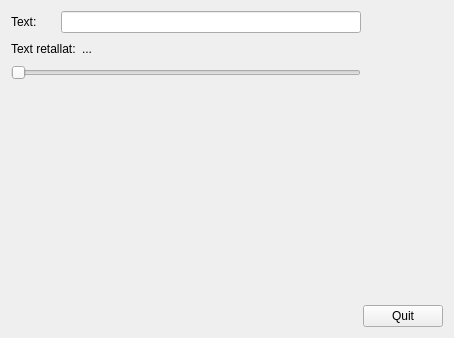
<?xml version="1.0" encoding="UTF-8"?>
<ui version="4.0">
 <class>MyForm</class>
 <widget class="QWidget" name="MyForm">
  <property name="geometry">
   <rect>
    <x>0</x>
    <y>0</y>
    <width>454</width>
    <height>338</height>
   </rect>
  </property>
  <property name="windowTitle">
   <string>Form</string>
  </property>
  <layout class="QVBoxLayout" name="verticalLayout_3">
   <item>
    <layout class="QHBoxLayout" name="horizontalLayout_4">
     <item>
      <layout class="QVBoxLayout" name="verticalLayout_2">
       <item>
        <layout class="QHBoxLayout" name="horizontalLayout_2">
         <item>
          <widget class="MyLabel" name="label_2">
           <property name="text">
            <string>Text:</string>
           </property>
          </widget>
         </item>
         <item>
          <widget class="QLineEdit" name="lineEdit">
           <property name="sizePolicy">
            <sizepolicy hsizetype="Fixed" vsizetype="Fixed">
             <horstretch>0</horstretch>
             <verstretch>0</verstretch>
            </sizepolicy>
           </property>
           <property name="minimumSize">
            <size>
             <width>300</width>
             <height>0</height>
            </size>
           </property>
          </widget>
         </item>
        </layout>
       </item>
       <item>
        <layout class="QHBoxLayout" name="horizontalLayout_3">
         <item>
          <widget class="QLabel" name="label">
           <property name="text">
            <string>Text retallat:</string>
           </property>
          </widget>
         </item>
         <item>
          <widget class="MyLabel" name="label_3">
           <property name="sizePolicy">
            <sizepolicy hsizetype="Fixed" vsizetype="Fixed">
             <horstretch>0</horstretch>
             <verstretch>0</verstretch>
            </sizepolicy>
           </property>
           <property name="text">
            <string>...</string>
           </property>
          </widget>
         </item>
         <item>
          <spacer name="horizontalSpacer_3">
           <property name="orientation">
            <enum>Qt::Horizontal</enum>
           </property>
           <property name="sizeHint" stdset="0">
            <size>
             <width>40</width>
             <height>20</height>
            </size>
           </property>
          </spacer>
         </item>
        </layout>
       </item>
       <item>
        <widget class="QSlider" name="horizontalSlider">
         <property name="sizePolicy">
          <sizepolicy hsizetype="Fixed" vsizetype="Fixed">
           <horstretch>0</horstretch>
           <verstretch>0</verstretch>
          </sizepolicy>
         </property>
         <property name="minimumSize">
          <size>
           <width>350</width>
           <height>0</height>
          </size>
         </property>
         <property name="maximum">
          <number>99</number>
         </property>
         <property name="orientation">
          <enum>Qt::Horizontal</enum>
         </property>
        </widget>
       </item>
      </layout>
     </item>
     <item>
      <spacer name="horizontalSpacer_2">
       <property name="orientation">
        <enum>Qt::Horizontal</enum>
       </property>
       <property name="sizeHint" stdset="0">
        <size>
         <width>40</width>
         <height>20</height>
        </size>
       </property>
      </spacer>
     </item>
    </layout>
   </item>
   <item>
    <layout class="QHBoxLayout" name="horizontalLayout">
     <item>
      <spacer name="horizontalSpacer">
       <property name="orientation">
        <enum>Qt::Horizontal</enum>
       </property>
       <property name="sizeHint" stdset="0">
        <size>
         <width>40</width>
         <height>20</height>
        </size>
       </property>
      </spacer>
     </item>
     <item>
      <layout class="QVBoxLayout" name="verticalLayout">
       <item>
        <spacer name="verticalSpacer">
         <property name="orientation">
          <enum>Qt::Vertical</enum>
         </property>
         <property name="sizeHint" stdset="0">
          <size>
           <width>20</width>
           <height>40</height>
          </size>
         </property>
        </spacer>
       </item>
       <item>
        <widget class="QPushButton" name="pushButton">
         <property name="text">
          <string>Quit</string>
         </property>
        </widget>
       </item>
      </layout>
     </item>
    </layout>
   </item>
  </layout>
 </widget>
 <customwidgets>
  <customwidget>
   <class>MyLabel</class>
   <extends>QLabel</extends>
   <header>MyLabel.h</header>
   <slots>
    <slot>truncarText(int)</slot>
    <slot>guardarText(QString)</slot>
   </slots>
  </customwidget>
 </customwidgets>
 <resources/>
 <connections>
  <connection>
   <sender>pushButton</sender>
   <signal>clicked()</signal>
   <receiver>MyForm</receiver>
   <slot>close()</slot>
   <hints>
    <hint type="sourcelabel">
     <x>421</x>
     <y>320</y>
    </hint>
    <hint type="destinationlabel">
     <x>349</x>
     <y>189</y>
    </hint>
   </hints>
  </connection>
  <connection>
   <sender>lineEdit</sender>
   <signal>textChanged(QString)</signal>
   <receiver>label_3</receiver>
   <slot>guardarText(QString)</slot>
   <hints>
    <hint type="sourcelabel">
     <x>162</x>
     <y>35</y>
    </hint>
    <hint type="destinationlabel">
     <x>94</x>
     <y>65</y>
    </hint>
   </hints>
  </connection>
  <connection>
   <sender>horizontalSlider</sender>
   <signal>valueChanged(int)</signal>
   <receiver>label_3</receiver>
   <slot>truncarText(int)</slot>
   <hints>
    <hint type="sourcelabel">
     <x>188</x>
     <y>94</y>
    </hint>
    <hint type="destinationlabel">
     <x>94</x>
     <y>65</y>
    </hint>
   </hints>
  </connection>
 </connections>
</ui>
